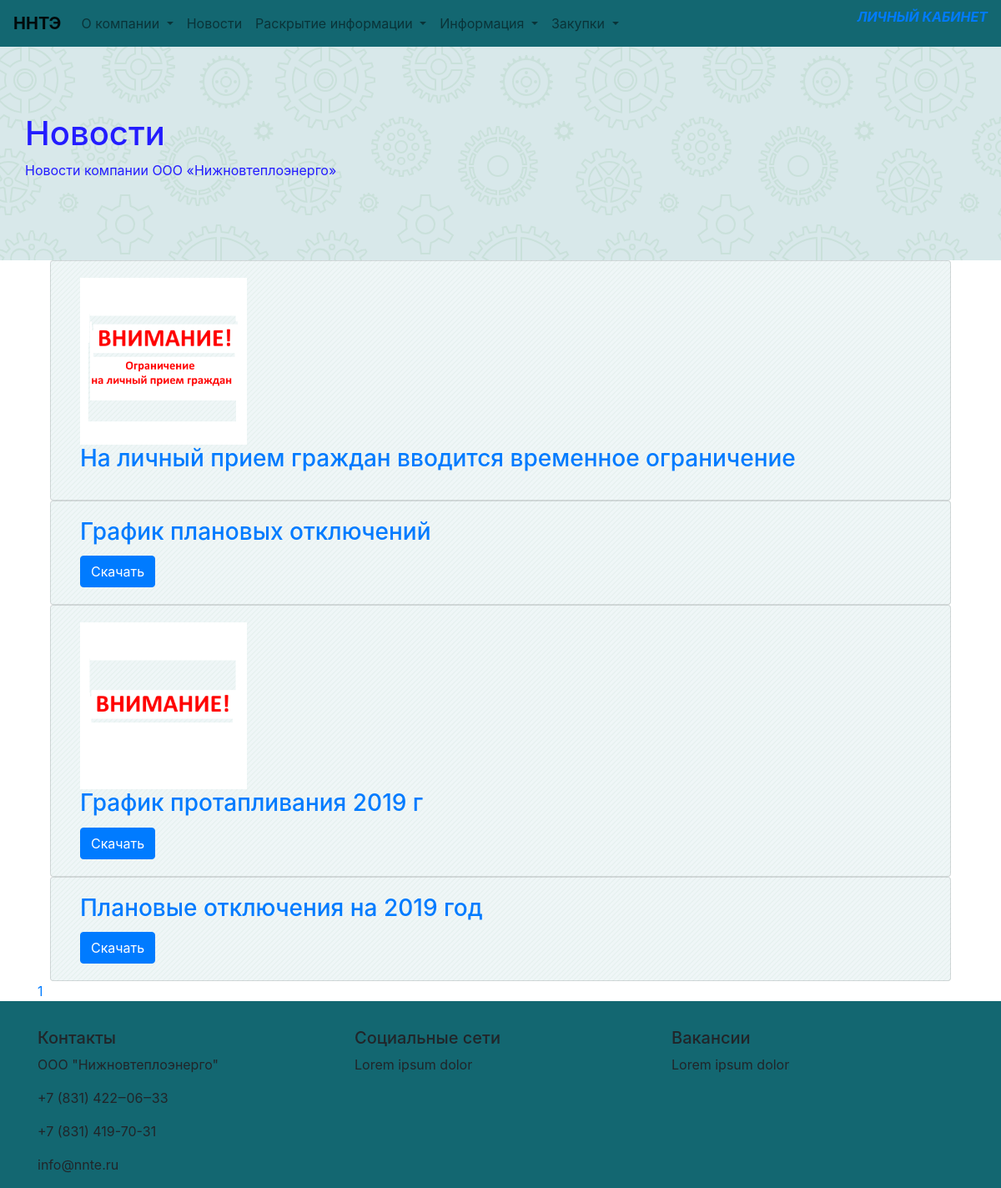
Page /news/ on the committed database.
### apps/models.py (models this page shows, shortened)
class Section(models.Model):
    title = models.CharField(max_length=30, verbose_name='Имя', )
    slug = models.SlugField(max_length=30, unique=True)
    class Meta:
        verbose_name = 'Раздел'
        verbose_name_plural = 'Разделы'

class Post(models.Model):
    class Meta:
        abstract = True
    title = models.CharField(max_length=64, verbose_name='Название', )
    text = models.CharField(max_length=100000, verbose_name='Текст',)
    published_at = models.DateTimeField(default=now, editable=True,
                                        verbose_name='Дата публиуации', )

class New(Post):
    file = models.FileField(upload_to='news/', null=True, blank=True, verbose_name='Документ')
    image = models.ImageField(upload_to='image/', null=True, blank=True,
                              verbose_name='Изображение', )
    class Meta:
        verbose_name = 'Новость'
        verbose_name_plural = 'Новости'

class About(models.Model):
    name = models.CharField(max_length=30, unique=True, verbose_name='Название', )
    address = models.CharField(max_length=100, unique=True, verbose_name='Адрес', )
    tel = models.CharField(max_length=20, unique=True, verbose_name='Телефон', )
    fax = models.CharField(max_length=20, unique=True, verbose_name='Факс', )
    email = models.CharField(max_length=20, unique=True, verbose_name='E-mail', )

### apps/views.py (the view)
# urls.py: path('news/', news, name='news'),
def news(request):
    template = 'news.html'
    list_news = []
    news = New.objects.all().order_by('-published_at')
    for new in news:
        object_new = {'id': new.id,
                      'title': new.title,
                      'text': new.text,
                      'image': new.image,
                      'file': new.file,
                      }
        list_news.append(object_new)
    stops_page, current_page, prev_page_url, next_page_url = pagination(request, list_news, 5)
    context = {
        'list_news': stops_page,
        'current_page': current_page,
        'prev_page_url': prev_page_url,
        'next_page_url': next_page_url,
    }
    return render(request, template, context=context)

### apps/context_processors.py (called while the page is built)
def nav_sections(request):
    sections_nav = Section.objects.all()
    section_list = []
    for section in sections_nav:
        categories = Category.objects.filter(section=section.id).order_by('title')
        category_list = []
        for category in categories:
            category_list.append(
                {'id': category.id, 'title': category.title, 'slug': category.slug})
        section_list.append({'id': section.id, 'title': section.title, 'slug': section.slug,
                             'category_list': category_list})
    return {"section_list": section_list}

def contacts(request):
    contacts_company = Company.objects.all()
    return {'company': contacts_company[0]}

### apps/views.py (called while the page is built)
def pagination(request, list_object, max_object=2):
    if request.GET.get('page'):
        page_number = int(request.GET.get('page'))
    else:
        page_number = 1
    p = Paginator(list_object, max_object)
    if page_number in range(1, p.num_pages):
        stops_page = p.page(page_number)
    else:
        stops_page = p.page(p.num_pages)
    current_page = stops_page.number
    prev_page_url = f'?page={stops_page.previous_page_number()}' \
        if stops_page.has_previous() else None
    next_page_url = f'?page={stops_page.next_page_number()}' \
        if stops_page.has_next() else None
    return stops_page, current_page, prev_page_url, next_page_url

### templates/news.html (shortened to what this page needs)
{% extends 'base.html' %}
{% block content %}
    <div class="container-fluid" id="nnte">
        <div class="container-fluid">
            <h1>Новости</h1>
            <p>Новости компании ООО «Нижновтеплоэнерго»</p>
        </div>
    </div>
        <div class="container" id="newscontent">
            <div class="container" id="news">
                        {% for new in list_news %}
                                    <div class="card">
                                        <div class="card-body">
                                            <div class="container">
                                                {% if new.image %}
                                                    <img src="{{ new.image.url }}" width="200">
                                                {% endif %}
                                                <a href="{% url 'new' new.id %}">
                                                <h3 class="card-title">{{ new.title }}</h3>
                                                </a>
                                                {% if new.file %}
                                                    <a href="{{ new.file.url }}"
                                                       class="btn btn-primary">Скачать</a>
                                                {% endif %}
                                            </div>
                                         </div>
                                    </div>
                        {% endfor %}
             </div>
        </div>
        <div class="container">
            <a class="button disabled" href="">{{ current_page }}</a>
        </div>
{% endblock %}

### templates/base.html (shortened to what this page needs)
<!DOCTYPE html>
{% load static %}
<html lang="ru">
<head>
    <link rel="stylesheet"
          href="https://stackpath.bootstrapcdn.com/bootstrap/4.4.1/css/bootstrap.min.css"
>
    <link rel="stylesheet" href={% static '/css/custom.css' %}>
</head>
<body>
{% block nav %}
    {% include 'nav.html' %}
{% endblock %}
{% block content %}
{% endblock %}
{% block footer %}
    {% include 'footer.html' %}
{% endblock %}
</body>
</html>

### templates/nav.html (shortened to what this page needs)
<header class="header">
    <nav class="navbar navbar-expand-lg navbar-light">
        <a class="navbar-brand" href={% url 'index' %}><strong>ННТЭ</strong></a>
        <div class="collapse navbar-collapse" id="navbarSupportedContent">
            <ul class="navbar-nav mr-auto">
                <li class="nav-item dropdown">
                    <a class="nav-link dropdown-toggle" href="#" id="aboutCompany" role="button"
                       data-toggle="dropdown" aria-haspopup="true" aria-expanded="false">
                        О компании
                    </a>
                </li>
                <li class="nav-item">
                    <a class="nav-link" href={%  url 'news' %} id="aboutCompany">
                    Новости
                    </a>
                </li>
                {% for section in section_list %}
                    <li class="nav-item dropdown">
                        <a class="nav-link dropdown-toggle" href="#" id="forPeople" role="button"
                           data-toggle="dropdown" aria-haspopup="true" aria-expanded="false">
                            {{ section.title }}
                        </a>
                    </li>
                {% endfor %}
            </ul>
            <p class="cke_button">
                <a class="cke_button_label" href="#">Личный кабинет</a>
            </p>
        </div>
    </nav>
</header>

### templates/footer.html
<footer class="footer">
    <div class="container">
        <div class="row">
            <div class="col-sm-4">
                <h5>Контакты</h5>
                <p>{{ company.name }}</p>
                 <p>{{ company.tel }}</p>
                 <p>{{ company.fax }}</p>
                 <p>{{ company.email }}</p>
            </div>
            <div class="col-sm-4">
                <h5>Социальные сети</h5>
                <p>Lorem ipsum dolor</p>
            </div>
            <div class="col-sm-4">
                <h5>Вакансии</h5>
                <p>Lorem ipsum dolor</p>
            </div>
        </div>
    </div>
</footer>

### static/css/custom.css (style rules this page uses)
.navbar { background-color: #136771; }
#nnte { background-color: #d8e8ea; margin-left: 0; padding-top: 5em; padding-bottom: 5em; color: #231cff; }
.cke_button { text-transform: uppercase; font-style: italic; font-weight: bolder; }
.card { background-color: #eff6f7; }
.footer { padding-top: 2em; background-color: #136771; }

### rows in the picture
Section: title "Раскрытие информации"
Section: title "Информация"
Section: title "Закупки"
New: title "На личный прием граждан вводится временное ограничение"
New: title "График плановых отключений"
New: title "График протапливания 2019 г"
New: title "Плановые отключения на 2019 год"
About: name "ООО \"Нижновтеплоэнерго\"", tel "+7 (831) 422‒06‒33", fax "+7 (831) 419-70-31", email "info@nnte.ru"

### other values in the picture
{{ current_page }} "1"
